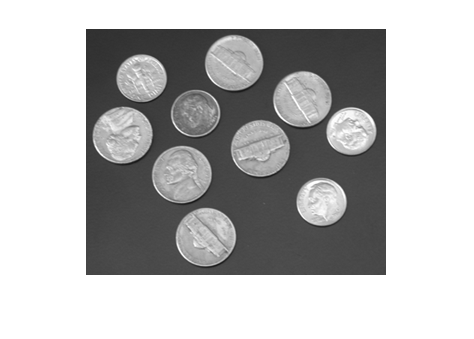
%> input picture exercicios_C209/Parte 2/EdgeDetection/coins.png, 474 x 339 px
$ octave edge_function.m   (GNU Octave 9; MATLAB toolbox functions it lacks are replaced by stand-ins)
%> lines starting %> are read from the running program, lines starting %| are printed output that depends on the picture; in (x1, y1, x2, y2) boxes, pixels count from 0 and x2, y2 are one past the last pixel; in counts of white or black regions, pixels touching at a corner belong together; the program's own positions count from 1
%lendo imagem
image = imread('coins.png');
%> image is the input picture: size 339x474x3 uint8; min 23, max 255, mean 185.2
%% convertendo em escala de cinzas
image =rgb2gray(image);
%> image: size 339x474 uint8

% achando as bordas
BW1 = edge(image, 'Canny');
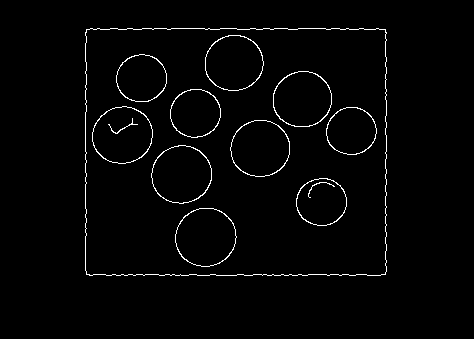
%> BW1: size 339x474 logical; 1.9% white in thin lines or dots, all inside (x1, y1, x2, y2) = (85, 28, 387, 276)
BW2 = edge(image, 'Prewitt');
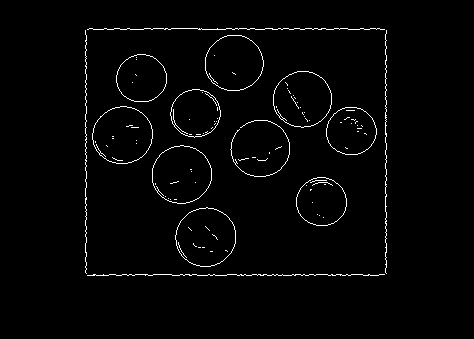
%> BW2: size 339x474 logical; 1.9% white in thin lines or dots, all inside (x1, y1, x2, y2) = (85, 28, 387, 276)

% mostrando imagem das bordas
imshowpair(BW1,BW2,'montage')
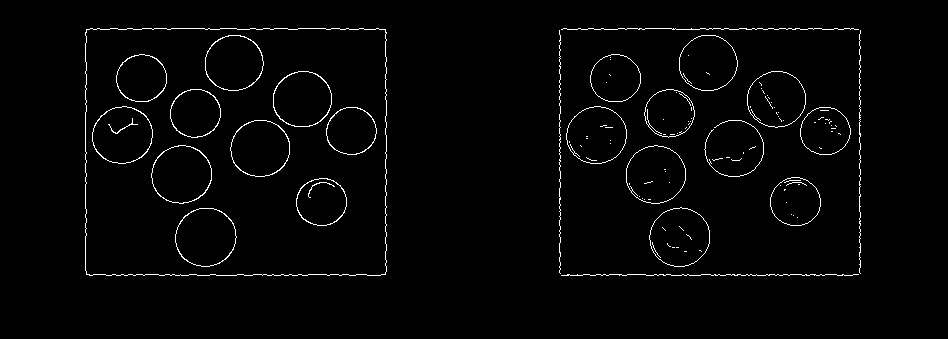
%> displayed picture: size 339x948, on the screen's scale of 0 to 255; 1.9% white in thin lines or dots, all inside (x1, y1, x2, y2) = (85, 28, 861, 276)
